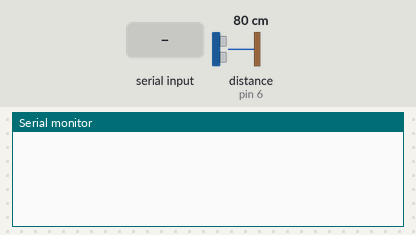
The sketch below on a simulated Arduino Uno, built with avr-gcc and run on an emulated ATmega328P. Parts: the last lines printed to the serial monitor. Wiring (inferred from the names in the program): ultrasonic range finder: trigger pin 7; echo pin 6. The test bench sets the inputs (shaded band); at power-on: distance to the obstacle (sensor on pin 6) 80 cm. The echo pulse lasts 58.3 µs per cm.

Above: at 1.2 s.
1.3 s: "s" received over Serial
At 2.3 s:
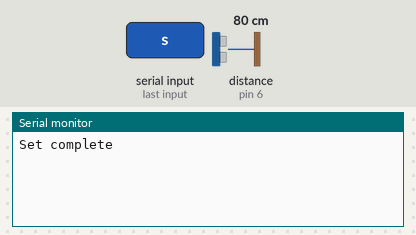
2.8 s: "g" received over Serial
At 3.6 s:
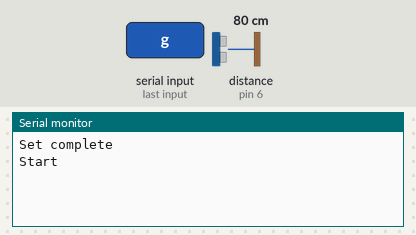
4.3 s: distance to the obstacle (sensor on pin 6) set to 2 cm
At 4.42 s:
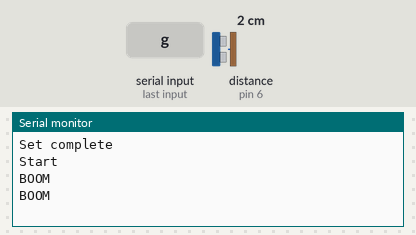
6.2 s: "n" received over Serial
At 6.7 s:
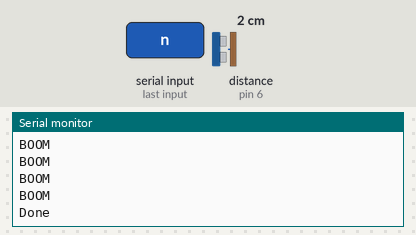

The sketch:

AAT.ino
```cpp
#define echo 6
#define trig 7

long setTer;

int flag;

void setup() {
  // put your setup code here, to run once:
  pinMode(echo, INPUT);
  pinMode(trig, OUTPUT);

  Serial.begin(9600);
}

void loop() {
  char what;
  // put your main code here, to run repeatedly:
  long duration, distance;

  digitalWrite(trig, LOW);
  delayMicroseconds(2);
  digitalWrite(trig, HIGH);
  delayMicroseconds(10);
  digitalWrite(trig, LOW);

  duration = pulseIn(echo, HIGH);

  distance = duration * 17 / 1000;

  what = Serial.read();


  switch(what){
    case 's':
      setTer = distance;
      Serial.println("Set complete");
      break;
     case 'g':
      flag = 1;
      Serial.println("Start");
      break;
     case 'n':
      flag = 0;
      Serial.println("Done");
      break;
     default:
      break;

  }

  if(flag == 1){
    if(setTer - 2 > distance){
      Serial.println("BOOM");
    }
  }

  delay(100);
}
```

Measured:
- after the input at 1.3 s, the serial monitor: prints a new line after 0.07 s (image 1)
- after the input at 2.8 s, the serial monitor: prints a new line after 0.05 s (image 2)
- after the input at 4.3 s, the serial monitor: prints a new line at once (image 3)
- after the input at 6.2 s, the serial monitor: prints a new line at once (image 4)
